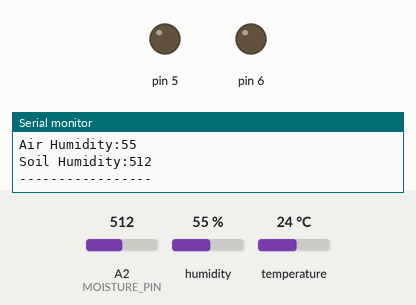
Bench run of a sketch on a simulated Arduino Uno, built with avr-gcc and run on an emulated ATmega328P. On the bench: output pins drawn as LEDs (lit = HIGH), the last lines printed to the serial monitor. The inputs (shaded band) are chosen by the test bench; at power-on: A2 (MOISTURE_PIN) = 512, humidity 55 %, temperature 24 °C.

Above: at 6.8 s.
6.9 s: A2 (MOISTURE_PIN) set to 219
13.2 s: A2 (MOISTURE_PIN) set to 190
At 18.6 s:
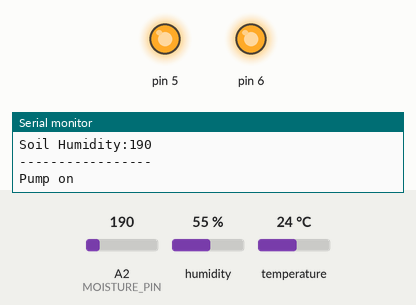
28.0 s: A2 (MOISTURE_PIN) set to 122
Timing chart, 0 to 38.6 s (numbered marks = the images above; inputs shaded):
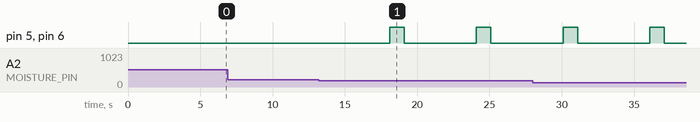

The sketch:

ecoduino.ino
```cpp
/*#include <DHT_U.h>
#include <DHT.h>

#define MOISTURE_PIN A2  //soil Moisture sensor
#define DHT11_PIN    9   //DHT11

int airHumidity;   //environment humidity
int airTemperature;  // environment temperature
int soilHumidity;   //soil moisture

DHT dht(DHT11_PIN, DHT11);

void setup(){
  Serial.begin(9600);

  dht.begin();
}

void loop(){
  airHumidity=dht.readHumidity();
  airTemperature=dht.readTemperature();
  soilHumidity=analogRead(MOISTURE_PIN);

  Serial.print("airHumidity:");
  Serial.print(airHumidity);
  Serial.print(",\t");
  Serial.print("airTemperature:");
  Serial.print(airTemperature);
  Serial.print(",\t");
  Serial.print("soilHumidity:");
  Serial.println(soilHumidity);

  delay(1000);
}*/

/*void setup() {
  pinMode(5, OUTPUT);
  pinMode(6, OUTPUT);

  digitalWrite(5, LOW);
  digitalWrite(6, LOW);
}

void loop() {
  pumpOn();
  delay(1000);
  pumpOff();
  delay(1000);
}
//open pump
void pumpOn()
{
  digitalWrite(5, HIGH);
  digitalWrite(6, HIGH);
}
//close pump
void pumpOff()
{
  digitalWrite(5, LOW);
  digitalWrite(6, LOW);
}
*/

#include <DHT_U.h>
#include <DHT.h>

#define MOISTURE_PIN A2  //soil Moisture sensor
#define DHT11_PIN    9   //DHT11

int airHumidity;
int airTemperature;
int soilHumidity;
int Farenheit;
int watering;
int t[10];
int h[10];
int s[10];
int results;
unsigned long previousMillis = 0;

/*
* Adjust values below for your particular setup and plant
*/
const long interval = 6000; // Change value to change time to check for watering. 60000 = 1 minute
int waterTime = 1000; // Change length of watering
int moistureLevel = 200; // Adjust to know when to water

/*
*  0  ~ 300     dry soil
* 300 ~ 700     humid soil
* 700 ~ 950     in water
*/

DHT dht(DHT11_PIN, DHT11);

void setup()
{
    Serial.begin(9600);
    dht.begin();

    // Make sure pump is off  pinMode(5, OUTPUT);
    pinMode(5, OUTPUT);
    pinMode(6, OUTPUT);

    digitalWrite(5, LOW);
    digitalWrite(6, LOW);
}

void loop()
{
    unsigned long currentMillis = millis();
    if (currentMillis - previousMillis >= interval)
    {
        Serial.print(F("Current millis:"));
        Serial.println(currentMillis);
        Serial.print(F("Previous millis:"));
        Serial.println(previousMillis);
        previousMillis = currentMillis;
        getData();
        Serial.println(F("-----------------"));
        Serial.print(F("Air Temperature:"));
        Serial.print(airTemperature);
        Serial.println(F("°C"));
        Serial.print(F("Air Humidity:"));
        Serial.println(airHumidity);
        Serial.print(F("Soil Humidity:"));
        Serial.println(soilHumidity);
        Serial.println(F("-----------------"));

        if (soilHumidity <= moistureLevel)
        {
            Serial.println(F("Pump on"));
            pumpOn();
            delay(waterTime);
            Serial.println(F("Pump off"));
            pumpOff();
        }
    }

    int wait = previousMillis + interval - millis();
    if (wait > 0)
    {
      delay(wait);
    }
}

void pumpOn()
{
    digitalWrite(5, HIGH);
    digitalWrite(6, HIGH);
}

void pumpOff()
{
    digitalWrite(5, LOW);
    digitalWrite(6, LOW);
}

void getData()
{
    int chk;
    // get 10 data smaples
    for (int i = 0; i < 10; i++)
    {
        t[i] = dht.readTemperature();
        h[i] = dht.readHumidity();
        s[i] = soilHumidity = analogRead(MOISTURE_PIN);
    }

    // get temperature avg

    insertionSort(t, 10);
    //results = results * 9 / 5 + 32;
    airTemperature = results;
    results = 0;

    // get humidity avg
    insertionSort(h, 10);
    airHumidity = results;
    results = 0;

    // get soil noisture avg
    insertionSort(s, 10);
    soilHumidity = results;
    results = 0;
}

void insertionSort(int arr[], int length)
{
    int i;
    int j;
    int tmp;
    for (i = 1; i < length; i++)
    {
        j = i;
        while (j > 0 && arr[j - 1] > arr[j])
        {
            tmp = arr[j];
            arr[j] = arr[j - 1];
            arr[j - 1] = tmp;
            j--;
        }
    }

    // array sorted, now lose low and high values for better average
    arr[0] = 0;
    arr[9] = 0;
    for (i = 0; i < 10; i++)
    {
        results = results + arr[i];
    }
    results /= 8; // divide by 8 as values 1 and 10 = 0
}
```

Measured:
- the behaviour switches between 201 and 200 on A2 (MOISTURE_PIN) (found by bisection; images 0 and 1)
- after the input at 13.2 s, pin 5, pin 6: alternates HIGH for 1.0 s and LOW for 5.0 s, starting after 4.9 s
